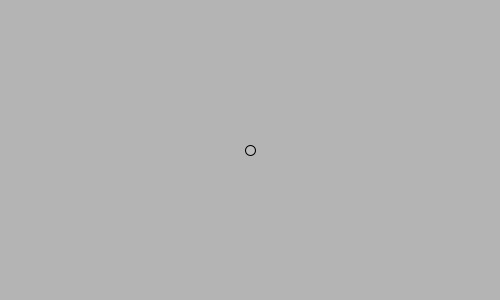
Frame 1 (no input)
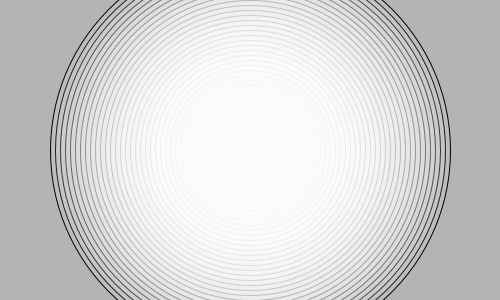
Frame 60 (the mouse pressed at the canvas centre just before this capture)
Frame 120 (the mouse held since frame 60 and released just before this capture): identical to frame 60, image omitted

The Processing sketch that drew these frames (run headless with seeded random() and noise(); from frame 60 on, the mouse is pressed at the canvas centre):

// Processing sketch: sketch_240102e
// ── sketch_240102e.pde
int diam = 10;
float centX, centY;

void setup(){
  size(500, 300);
  frameRate(24);
  smooth();
  background(180);
  centX = width/2;
  centY = height/2;
  stroke(0);
  strokeWeight(1);
  //noFill();
  fill(255, 30);
}

void draw(){
  if (diam <= 400){
    // background(180);
    ellipse(centX, centY, diam, diam);
    diam += 10;
  }
}
